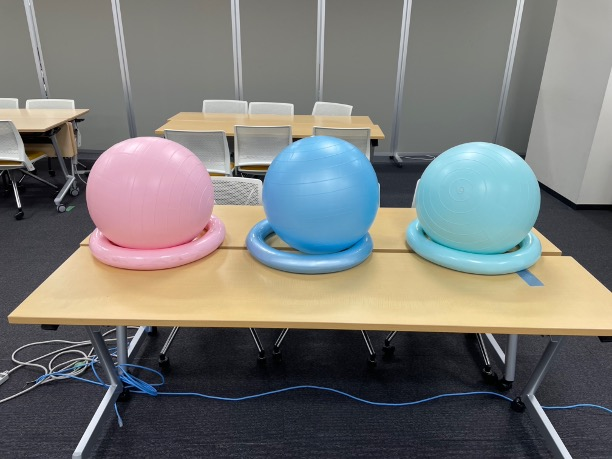
#> input picture 0605/666/ball.jpg, 612 x 459 px
$ python 14.py
#> lines starting #> are read from the running program, lines starting #| are printed output that depends on the picture; after the words box and inside, x2 and y2 are one past the last pixel; in counts of white or black regions, pixels touching at a corner belong together
import os

import cv2


def main():
	img_path = os.path.join(os.path.dirname(__file__), "..", "ball.jpg")
	img = cv2.imread(img_path)
#> img is the input picture: shape (459, 612, 3); mean B, G, R 116.6, 119.4, 119.3

	if img is None:
		print("ball.jpg が見つかりません")
		return

	hsv = cv2.cvtColor(img, cv2.COLOR_BGR2HSV)
#> hsv: shape (459, 612, 3); mean H, S, V 76.3, 54.3, 132.6

	blue_mask = cv2.inRange(hsv, (100, 80, 50), (110, 255, 255))
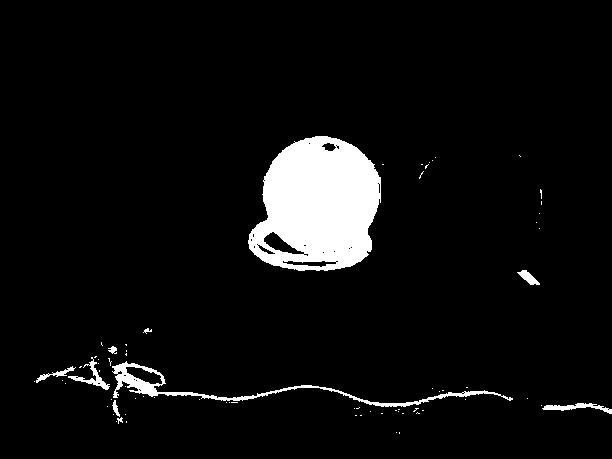
#> blue_mask: shape (459, 612); 5.8% white; 72 white regions (62 under 20 px), largest, box (x1, y1, x2, y2) and area: (248, 136, 381, 271) 13075, (112, 361, 513, 407) 1920, (542, 403, 612, 414) 300
	green_mask = cv2.inRange(hsv, (86, 80, 50), (100, 255, 255))
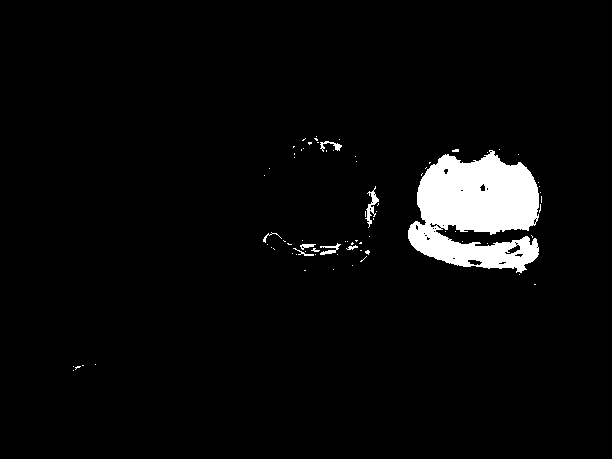
#> green_mask: shape (459, 612); 4.2% white; 77 white regions (69 under 20 px), largest, box (x1, y1, x2, y2) and area: (408, 150, 539, 273) 10950, (365, 186, 379, 228) 185, (320, 243, 341, 255) 101
	mask = cv2.bitwise_or(blue_mask, green_mask)
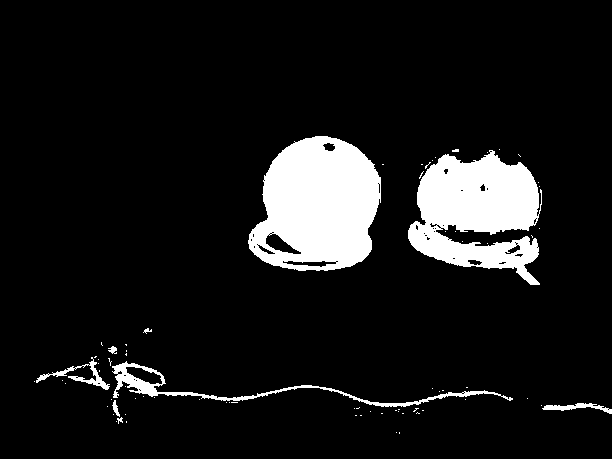
#> mask: shape (459, 612); 9.7% white; 75 white regions (66 under 20 px), largest, box (x1, y1, x2, y2) and area: (248, 136, 381, 271) 13146, (408, 150, 542, 285) 11137, (112, 361, 513, 407) 1920

	result = img.copy()
	result[mask > 0] = (0, 0, 255)
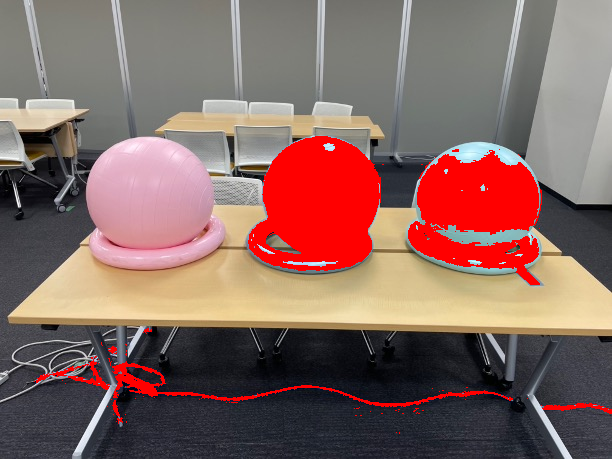
#> result: shape (459, 612, 3); 9.71% of pixels changed, all inside (x1, y1, x2, y2) = (34, 136, 612, 434)

	cv2.imshow("Image", img)
	cv2.imshow("HSV", hsv)
	cv2.imshow("Red Balls", result)

	cv2.waitKey(0)
	cv2.destroyAllWindows()


if __name__ == "__main__":
	main()
